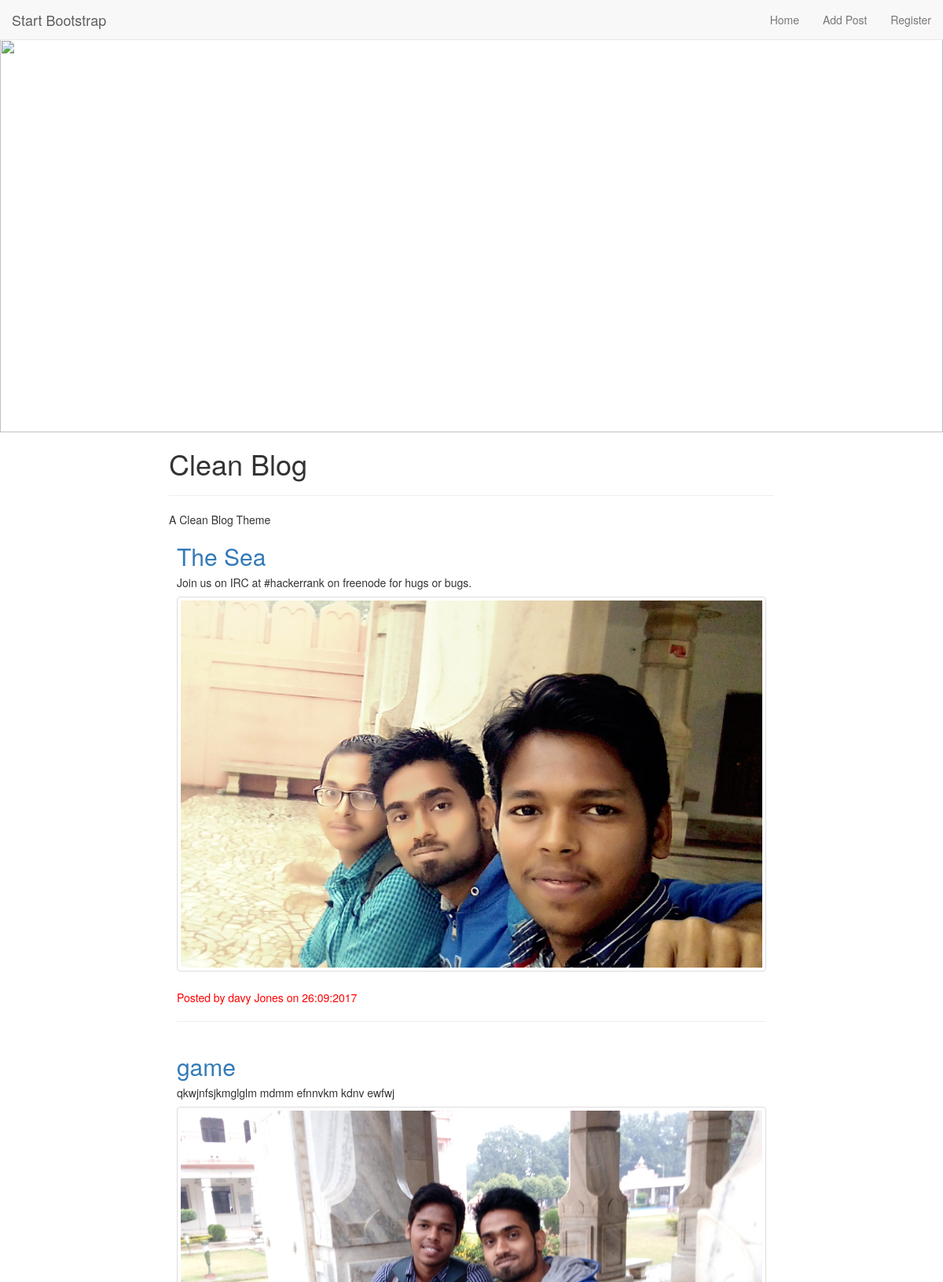
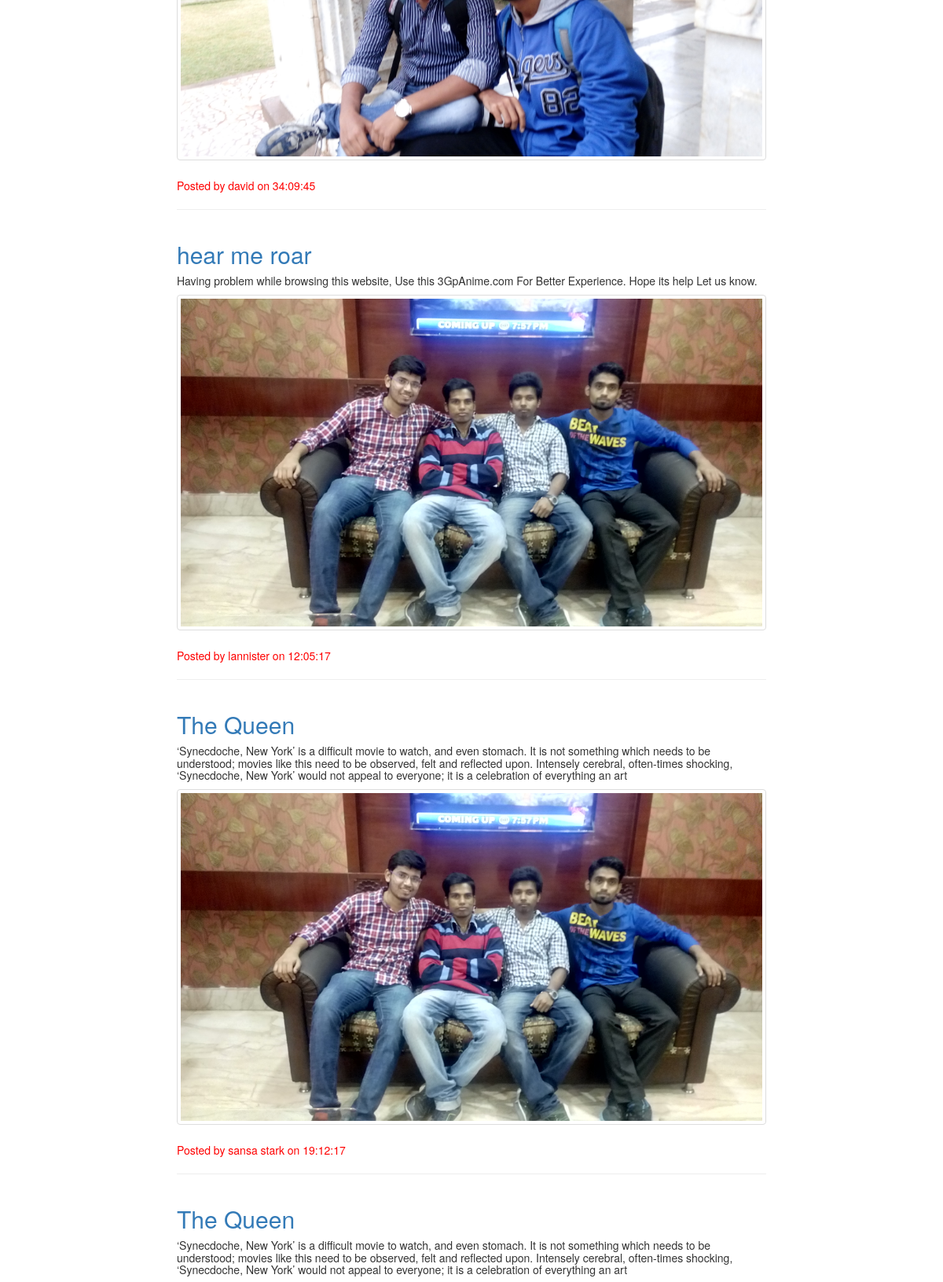
Screenshot of /blog/ (upper part) with the database file from the repository (2 pictures, top to bottom).
### blog/models.py (models this page shows, shortened)
class post(models.Model):
    title=models.CharField(max_length=25)
    author=models.CharField(max_length=15)
    date=models.CharField(max_length=15)
    body=models.CharField(max_length=500)
    logo=models.FileField()

### blog/views.py (the view)
def index(request):
    entries = post.objects.all()
    return render_to_response("abhi.html",{'entries':entries})

### blog/templates/abhi.html (shortened to what this page needs)
    {% extends 'base.html' %}
    {% block body %}
    <header class="intro-header" style="margin-top:50px">
        <div class="container" style="margin: 0px;width:100%">
            <div class="row">
                {% load static %}
                <img src="{% static 'blog/image/Abhishek_Singh.jpg' %}" style="width: 100%;height: 500px">
            </div>
            <div class="row">
                <div class="col-lg-8 col-lg-offset-2 col-md-10 col-md-offset-1">
                    <div class="site-heading">
                        <h1>Clean Blog</h1>
                        <hr class="small">
                        <span class="subheading">A Clean Blog Theme</span>
                    </div>
                </div>
            </div>
        </div>
    </header>
    <div class="container">
    {% if entries %}
        {% for entry in entries %}
        <div class="row">
            <div class="col-lg-8 col-lg-offset-2 col-md-10 col-md-offset-1">
                <div class="post-preview">
                    <a href="{% url "detail" entry.id%}">
                        <h2 class="post-title">
                            {{ entry.title }}
                        </h2>
                    </a>
                        <h5 class="post-subtitle">
                            {{ entry.body }}
                        </h5>
                        <img src="{{ entry.logo.url }}" class="img-responsive img-thumbnail" style="width:100%;height: 100%">
                    <p class="post-meta" style="color: red;padding-top: 3%">Posted by {{ entry.author }} on {{ entry.date }}</p>
                </div>
                <hr>
                </div>
        </div>
        {% endfor %}
        {% else %}
        <h2>You Don't have any post</h2>
        {% endif %}
    </div>
{% endblock %}

### blog/templates/base.html (shortened to what this page needs)
<!DOCTYPE html>
<html lang="en">
<head>
    <link rel="stylesheet" href="https://maxcdn.bootstrapcdn.com/bootstrap/3.3.7/css/bootstrap.min.css">
</head>
<body>
<nav class="navbar navbar-default navbar-custom navbar-fixed-top">
        <div class="container-fluid">
            <div class="navbar-header page-scroll">
                <a class="navbar-brand" href="#">Start Bootstrap</a>
            </div>
            <div class="collapse navbar-collapse" id="bs-example-navbar-collapse-1">
                <ul class="nav navbar-nav navbar-right">
                    <li>
                        <a href="/blog/">Home</a>
                    </li>
                    <li class="add" style="display:">
                        <a href="{% url 'add_post' %}">Add Post</a>
                    </li>
                    <li>
                        <a href="https://goo.gl/forms/GDGhIP6ZFtYFnB0T2">Register</a>
                    </li>
                </ul>
            </div>
        </div>
    </nav>
{% block body %}
{% endblock %}
</body>
</html>

### rows the page displays
post: title "The Sea", body "Join us on IRC at #hackerrank on freenode for hugs or bugs.", logo (picture), author "davy Jones", date "26:09:2017"
post: title "game", body "qkwjnfsjkmglglm mdmm efnnvkm kdnv ewfwj", logo (picture), author "david", date "34:09:45"
post: title "hear me roar", body "Having problem while browsing this website, Use this 3GpAnime.com For Better Experience. Hope its help Let us know.", logo (picture), author "lannister", date "12:05:17"
post: title "The Queen", body "‘Synecdoche, New York’ is a difficult movie to watch, and even stomach. It is not something which needs to be understood; movies like this need to be observed, felt and reflected upon. Intensely cerebral, often-times shocking, ‘Synecdoche, New York’ would not appeal to everyone; it is a celebration of everything an art", logo (picture), author "sansa stark", date "19:12:17"
post: title "The Queen", body "‘Synecdoche, New York’ is a difficult movie to watch, and even stomach. It is not something which needs to be understood; movies like this need to be observed, felt and reflected upon. Intensely cerebral, often-times shocking, ‘Synecdoche, New York’ would not appeal to everyone; it is a celebration of everything an art"
